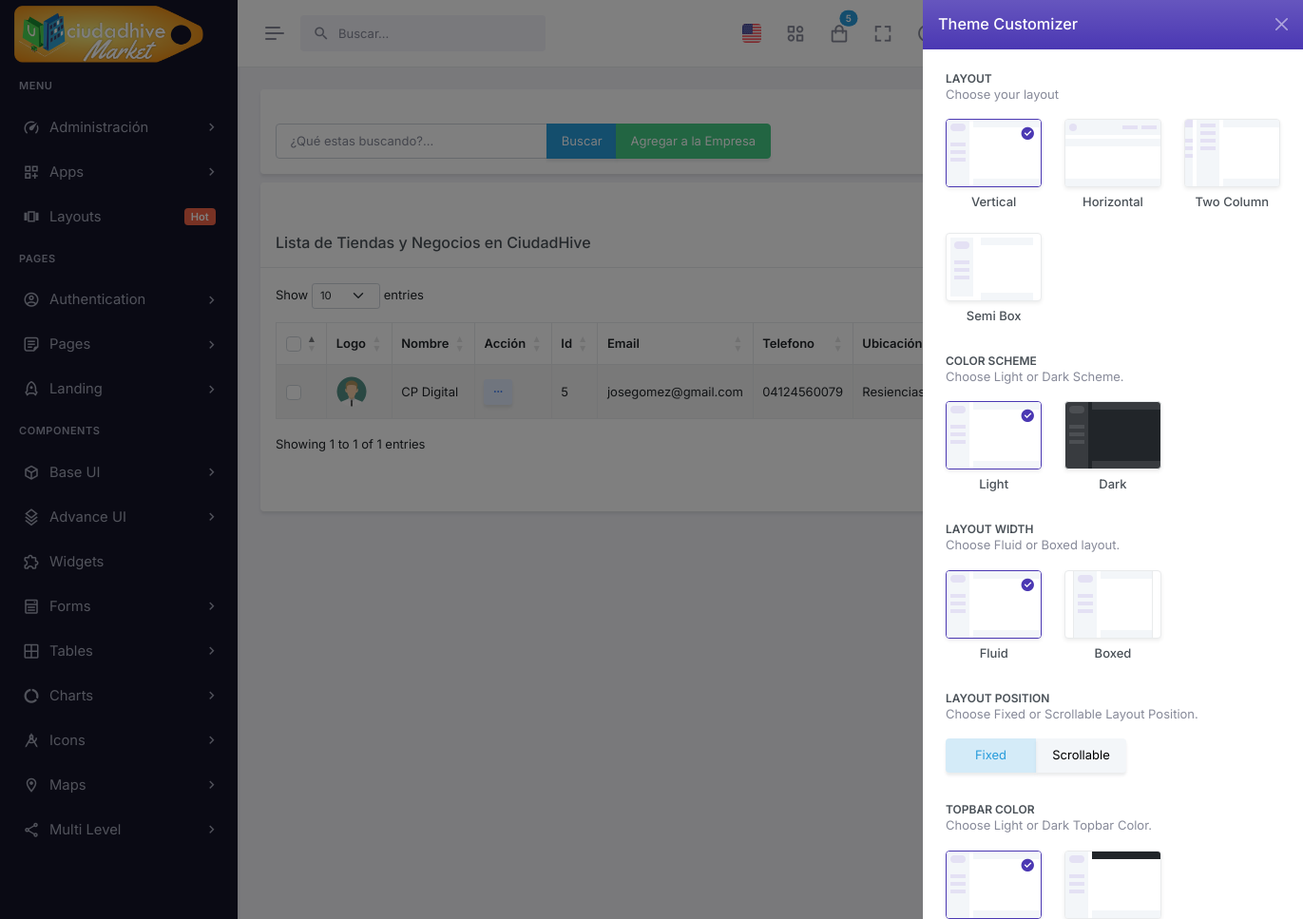
/companyList/ (signed in, upper part), run on an earlier commit of the app's database.
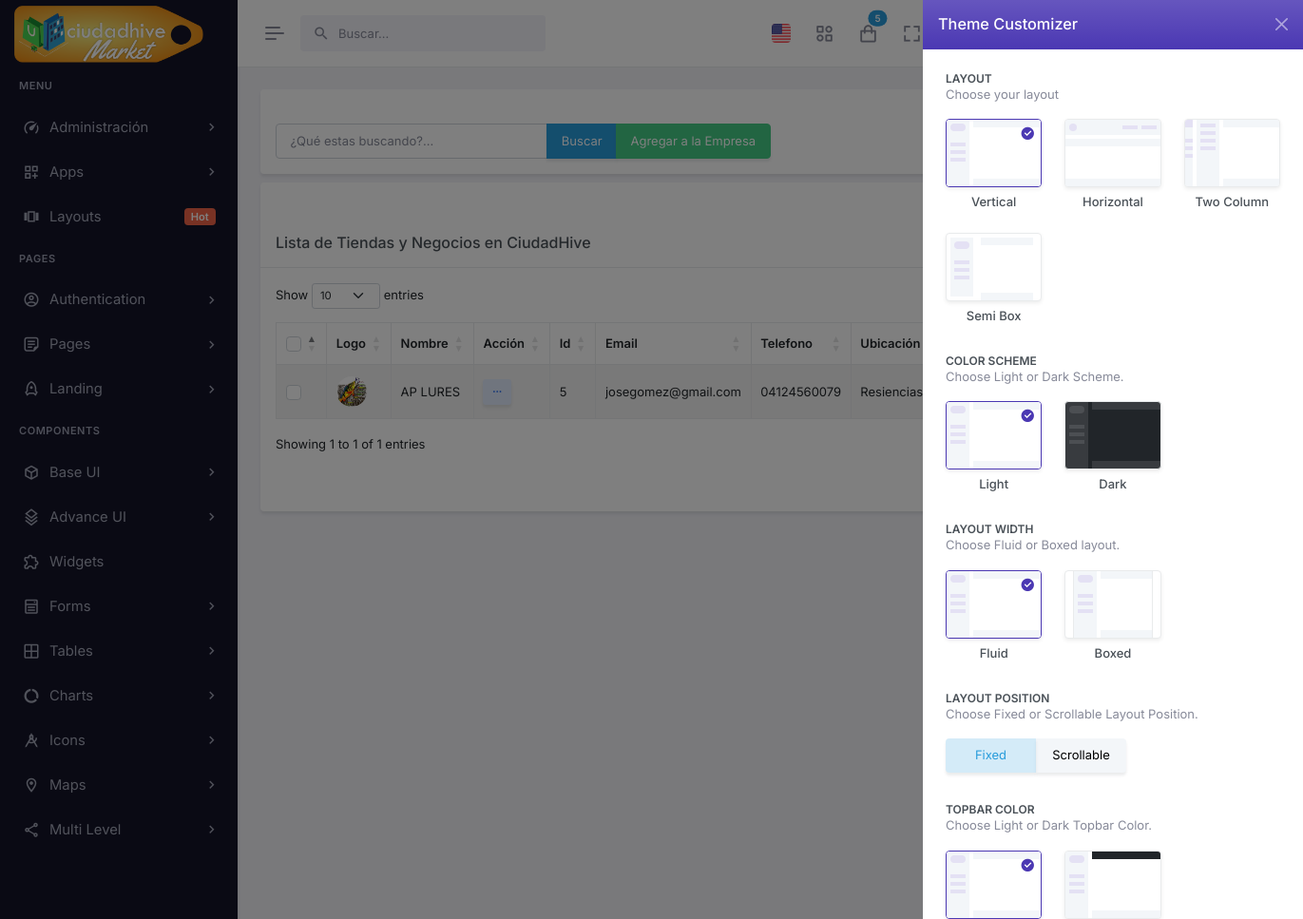
And on a later commit of the database.
### tables this page shows
CREATE TABLE `company` (
  `company_id` int(10) unsigned NOT NULL DEFAULT 0,
  `company_name` varchar(145) NOT NULL DEFAULT '',
  `company_description` text NOT NULL DEFAULT '\'',
  `company_email` varchar(145) NOT NULL DEFAULT '',
  `company_logo` varchar(145) NOT NULL DEFAULT '',
  `company_card` varchar(145) NOT NULL DEFAULT '',
  `company_banner1` varchar(145) NOT NULL DEFAULT '',
  `company_banner2` varchar(145) NOT NULL DEFAULT '',
  `company_banner3` varchar(145) NOT NULL DEFAULT '',
  `company_user` int(10) unsigned NOT NULL DEFAULT 0,
  `company_phone` varchar(80) NOT NULL DEFAULT '',
  `company_estatus` int(10) unsigned NOT NULL DEFAULT 1,
  `company_address` text NOT NULL DEFAULT '\'',
  `company_country` varchar(5) NOT NULL DEFAULT '',
  `company_state` varchar(5) NOT NULL DEFAULT '',
  `company_city` int(10) unsigned NOT NULL DEFAULT 0,
  `company_type` varchar(1) NOT NULL DEFAULT 'E' COMMENT 'Usuario-Empresa-Corporacion-Delivery',
  `company_rif` varchar(45) NOT NULL DEFAULT '',
  `created_at` datetime NOT NULL DEFAULT '1900-01-01 00:00:00',
  `company_red1` varchar(45) NOT NULL DEFAULT 'facebook',
  `company_red_valor1` varchar(145) NOT NULL DEFAULT 'https://www.facebook.com/ciudadhivemarket/',
  `company_red2` varchar(45) NOT NULL DEFAULT 'instagram',
  `company_red_valor2` varchar(145) NOT NULL DEFAULT 'https://www.instagram.com/ciudadcolmena/',
  `company_red3` varchar(45) NOT NULL DEFAULT 'tiktok',
  `company_red_valor3` varchar(145) NOT NULL DEFAULT 'https://www.tiktok.com/es/',
  `company_web` varchar(145) NOT NULL DEFAULT 'https://',
  `company_latitude` double NOT NULL DEFAULT 0,
  `company_longitude` double NOT NULL DEFAULT 0,
  `company_tipo_delivery` varchar(10) NOT NULL DEFAULT '0' COMMENT '0:noDelivery, 1:delivery flat, 3-delvery distancia.peso, 4-delivery-distancia-valor',
  `company_tarifa_delivery` double NOT NULL DEFAULT 0,
  `company_horario_desde` varchar(200) NOT NULL DEFAULT '08:00|08:00|08:00|08:00|08:00|08:00|08:00',
  `company_horario_hasta` varchar(200) NOT NULL DEFAULT '18:00|18:00|18:00|18:00|18:00|18:00|18:00',
  `company_iva` double NOT NULL DEFAULT 0 COMMENT 'IVA dentro del precio',
  `company_servicio_email` varchar(45) NOT NULL DEFAULT 'mail.ciudadhive.com',
  `company_servicio_email_envio` varchar(45) NOT NULL DEFAULT 'info@ciudadhive.com',
  `company_servicio_email_password` varchar(45) NOT NULL DEFAULT 'ceph7065079',
  `company_servicio_email_puerto` int(10) unsigned NOT NULL DEFAULT 587,
  `company_slogan` varchar(250) NOT NULL DEFAULT '',
  `company_logo_witdh` int(10) unsigned NOT NULL DEFAULT 200,
  `company_logo_height` int(10) unsigned NOT NULL DEFAULT 80,
  `company_pdf` varchar(145) NOT NULL DEFAULT '',
  `company_youtube_index` varchar(45) NOT NULL DEFAULT '' COMMENT 'solo lo que va despues de v=',
  `company_contrato` int(10) unsigned NOT NULL DEFAULT 0,
  `company_contrato_vencimiento` datetime NOT NULL DEFAULT '1900-01-01 00:00:00',
  `company_market_cat` varchar(200) DEFAULT NULL,
  `company_membresia` int(10) unsigned NOT NULL DEFAULT 0,
  PRIMARY KEY (`company_id`)
);

### autoload.php (called while the page is built, shortened)
<?php
    spl_autoload_register(function($clase){
        $archivo= __DIR__."/".$clase.".php";
        $archivo=str_replace("\\","/",$archivo);
    });

### app/models/mainModel.php (called while the page is built, shortened)
<?php
	class mainModel{
		private $server=DB_SERVER;
		private $db=DB_NAME;
		private $user=DB_USER;
		private $pass=DB_PASS;
		protected function conectar(){
			$conexion = new PDO("mysql:host=".$this->server.";dbname=".$this->db,$this->user,$this->pass);
			$conexion->exec("SET CHARACTER SET utf8");
			return $conexion;
		}
		protected function ejecutarConsulta($consulta){
			$sql=$this->conectar()->prepare($consulta);
			$sql->execute();
			return $sql;
		}
		public function limpiarCadena($cadena){
			$palabras=["<script>","</script>","<script src","<script type=","SELECT * FROM","SELECT "," SELECT ","DELETE FROM","INSERT INTO","DROP TABLE","DROP DATABASE","TRUNCATE TABLE","SHOW TABLES","SHOW DATABASES","<?php","?>","--","^","<",">","==",";","::"];
			$cadena=trim($cadena);
			$cadena=stripslashes($cadena);
			$cadena=trim($cadena);
			$cadena=stripslashes($cadena);
			return $cadena;
		}
	}

### app/controllers/companyController.php (called while the page is built, shortened)
<?php
	class companyController extends mainModel{
		public function listarTodosCompanyControlador($busqueda){
			$busqueda=$this->limpiarCadena($busqueda);
			if(isset($busqueda) && $busqueda!="*"){
				$consulta_datos="SELECT * FROM company WHERE (
				company_phone LIKE '%$busqueda%'
				OR company_name LIKE '%$busqueda%'
				OR company_description LIKE '%$busqueda%'
				OR company_rif LIKE '%$busqueda%'
				OR company_email LIKE '%$busqueda%'
				OR company_address LIKE '%$busqueda%'
				)
				ORDER BY company_type, company_name ASC";
			}else{
				$consulta_datos="SELECT * FROM company WHERE company_estatus=1
				ORDER BY company_type, company_name ASC";
			}
			$datos = $this->ejecutarConsulta($consulta_datos);
			$datos = $datos->fetchAll();
			return $datos;
			exit();
		}
	}

### app/views/content/companyList-view.php (the view, shortened to what the changed rows need)
<div class="main-content">
    <div class="page-content">
        <div class="container-fluid">
            <?php
            $insCompany = new companyController();
            ?>
            <?php
            if(isset($_SESSION[$url[0]]) && !empty($_SESSION[$url[0]])){
                $datos = $insCompany->listarTodosCompanyControlador($_SESSION[$url[0]]);
            }else{
                $datos = $insCompany->listarTodosCompanyControlador("*");
            }
            ?>
            <div class="row">
                <div class="col-lg-12">
                    <div class="card">
                        <div class="card-body">
                            <table id="fixed-header" class="table table-bordered dt-responsive nowrap table-striped align-middle" style="width:100%">
                                <thead>
                                    <tr>
                                        <th scope="col" style="width: 10px;">
                                            <div class="form-check">
                                                <input class="form-check-input fs-15" type="checkbox" id="checkAll" value="option">
                                            </div>
                                        </th>
                                        <th>Logo</th>
                                        <th>Nombre</th>
                                        <th>Acción</th>
                                        <th>Id</th>
                                        <th>Email</th>
                                        <th>Telefono</th>
                                        <th>Ubicación</th>
                                        <th>Estatus</th>
                                    </tr>
                                </thead>
                                <tbody>
                                    <?php
                                    if(is_array($datos)){
                                        foreach($datos as $rows){
                                            if($rows['company_logo'] != ""){
                                                $company_logo = APP_URL . "app/views/fotos/company/".$rows['company_id']."/".$rows['company_logo'];
                                            }else{
                                                $company_logo = APP_URL . "app/views/fotos/nophoto.jpg";
                                            }
                                            ?>
                                            <tr>
                                                <th scope="row">
                                                    <div class="form-check">
                                                        <input class="form-check-input fs-15" type="checkbox" name="checkAll" value="option1">
                                                    </div>
                                                </th>
                                                <td>
                                                    <a href="<?= APP_URL.'companyUpdate/'.$rows['company_id'].'/'?>">
                                                    <img class="rounded-circle header-profile-user"
                                                    src="<?=$company_logo; ?>"
                                                    alt="Logo de la empresa de la tabla">
                                                    </a>
                                                </td>
                                                <td><?=$rows['company_name'];?></td>
                                                <td>
                                                    <div class="dropdown d-inline-block">
                                                        <button class="btn btn-soft-secondary btn-sm dropdown" type="button" data-bs-toggle="dropdown" aria-expanded="false">
                                                            <i class="ri-more-fill align-middle"></i>
                                                        </button>
                                                    </div>
                                                </td>
                                                <td><?=$rows['company_id'];?></td>
                                                <td><?=$rows['company_email'];?></td>
                                                <td><?=$rows['company_phone'];?></td>
                                                <td><?=$rows['company_address'];?></td>
                                                <td>
                                                    <?php
                                                    if($rows['company_estatus'] ==1 ){
                                                        ?><span class="badge bg-success">Activo<?php
                                                    }else{
                                                        ?><span class="badge bg-danger">Inactivo<?php
                                                    }?>
                                                    </span>
                                                </td>
                                            </tr>
                                    <?php
                                        }
                                    }
                                    ?>
                                </tbody>
                            </table>
                        </div>
                    </div>
                </div>
            </div>
        </div>
    </div>
</div>

What changed in the data, as far as the page shows it:
changed company "josegomez@gmail.com": company_id+company_logo: a different picture; company_name "CP Digital" → "AP LURES"
